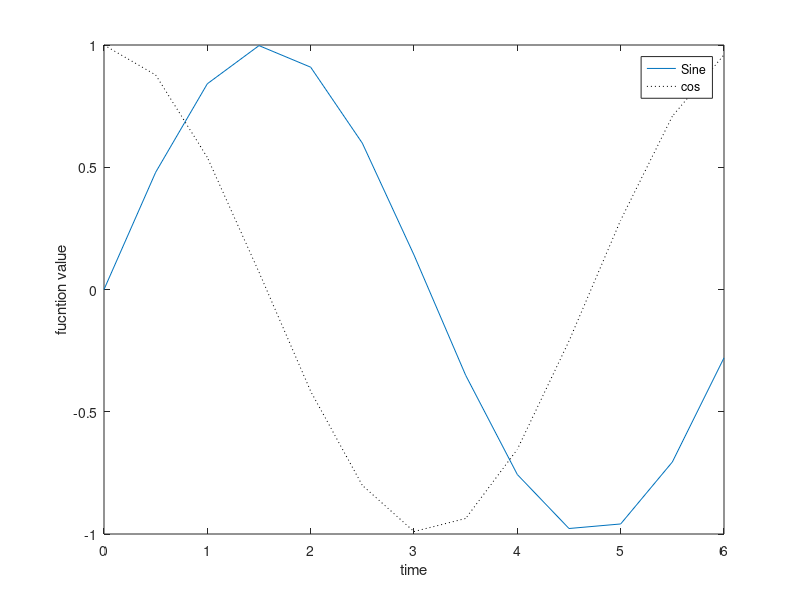

MATLAB code to generate this figure:
fig=figure(1);
t=0:0.5:2*pi;
plot(t,sin(t));
hold on;
plot(t,cos(t),'k:');
xlabel("time");
ylabel("fucntion value");
legend('Sine','cos');
